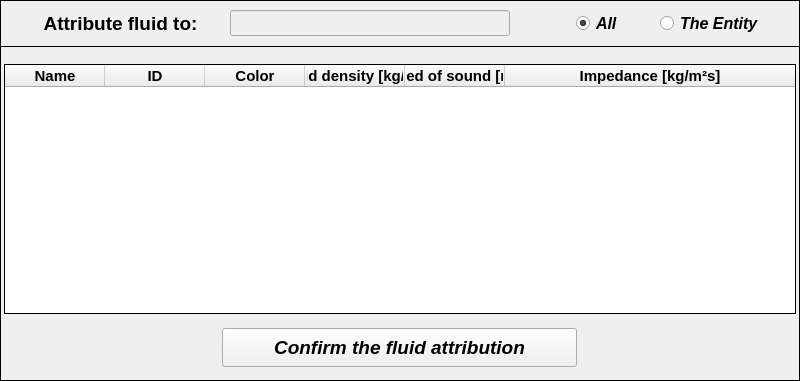
  <widget class="QFrame" name="frame_2">
   <property name="geometry">
    <rect>
     <x>0</x>
     <y>396</y>
     <width>800</width>
     <height>381</height>
    </rect>
   </property>
   <property name="minimumSize">
    <size>
     <width>800</width>
     <height>381</height>
    </size>
   </property>
   <property name="maximumSize">
    <size>
     <width>800</width>
     <height>381</height>
    </size>
   </property>
   <property name="frameShape">
    <enum>QFrame::Box</enum>
   </property>
   <property name="frameShadow">
    <enum>QFrame::Plain</enum>
   </property>
   <property name="lineWidth">
    <number>1</number>
   </property>
   <widget class="QTreeWidget" name="treeWidget_fluids">
    <property name="enabled">
     <bool>true</bool>
    </property>
    <property name="geometry">
     <rect>
      <x>4</x>
      <y>64</y>
      <width>792</width>
      <height>250</height>
     </rect>
    </property>
    <property name="minimumSize">
     <size>
      <width>792</width>
      <height>250</height>
     </size>
    </property>
    <property name="maximumSize">
     <size>
      <width>792</width>
      <height>250</height>
     </size>
    </property>
    <property name="font">
     <font>
      <family>Arial</family>
      <pointsize>11</pointsize>
      <weight>75</weight>
      <bold>true</bold>
     </font>
    </property>
    <property name="frameShape">
     <enum>QFrame::Panel</enum>
    </property>
    <property name="frameShadow">
     <enum>QFrame::Plain</enum>
    </property>
    <property name="lineWidth">
     <number>1</number>
    </property>
    <property name="midLineWidth">
     <number>0</number>
    </property>
    <property name="tabKeyNavigation">
     <bool>true</bool>
    </property>
    <property name="alternatingRowColors">
     <bool>true</bool>
    </property>
    <property name="indentation">
     <number>0</number>
    </property>
    <property name="itemsExpandable">
     <bool>true</bool>
    </property>
    <attribute name="headerVisible">
     <bool>true</bool>
    </attribute>
    <attribute name="headerCascadingSectionResizes">
     <bool>false</bool>
    </attribute>
    <attribute name="headerHighlightSections">
     <bool>false</bool>
    </attribute>
    <attribute name="headerShowSortIndicator" stdset="0">
     <bool>false</bool>
    </attribute>
    <column>
     <property name="text">
      <string>Name</string>
     </property>
     <property name="font">
      <font>
       <family>Arial</family>
       <pointsize>11</pointsize>
       <weight>75</weight>
       <bold>true</bold>
      </font>
     </property>
     <property name="textAlignment">
      <set>AlignCenter</set>
     </property>
     <property name="background">
      <color>
       <red>255</red>
       <green>255</green>
       <blue>255</blue>
      </color>
     </property>
     <property name="foreground">
      <brush brushstyle="SolidPattern">
       <color alpha="255">
        <red>0</red>
        <green>0</green>
        <blue>0</blue>
       </color>
      </brush>
     </property>
    </column>
    <column>
     <property name="text">
      <string>ID</string>
     </property>
     <property name="font">
      <font>
       <family>Arial</family>
       <pointsize>11</pointsize>
       <weight>75</weight>
       <bold>true</bold>
      </font>
     </property>
     <property name="textAlignment">
      <set>AlignCenter</set>
     </property>
     <property name="foreground">
      <brush brushstyle="SolidPattern">
       <color alpha="255">
        <red>0</red>
        <green>0</green>
        <blue>0</blue>
       </color>
      </brush>
     </property>
    </column>
    <column>
     <property name="text">
      <string>Color</string>
     </property>
     <property name="font">
      <font>
       <family>Arial</family>
       <pointsize>11</pointsize>
       <weight>75</weight>
       <bold>true</bold>
      </font>
     </property>
     <property name="textAlignment">
      <set>AlignCenter</set>
     </property>
     <property name="foreground">
      <brush brushstyle="SolidPattern">
       <color alpha="255">
        <red>0</red>
        <green>0</green>
        <blue>0</blue>
       </color>
      </brush>
     </property>
    </column>
    <column>
     <property name="text">
      <string>Fluid density [kg/m³]</string>
     </property>
     <property name="font">
      <font>
       <family>Arial</family>
       <pointsize>11</pointsize>
       <weight>75</weight>
       <bold>true</bold>
      </font>
     </property>
     <property name="textAlignment">
      <set>AlignCenter</set>
     </property>
     <property name="foreground">
      <brush brushstyle="SolidPattern">
       <color alpha="255">
        <red>0</red>
        <green>0</green>
        <blue>0</blue>
       </color>
      </brush>
     </property>
    </column>
    <column>
     <property name="text">
      <string>Speed of sound [m/s]</string>
     </property>
     <property name="font">
      <font>
       <family>Arial</family>
       <pointsize>11</pointsize>
       <weight>75</weight>
       <bold>true</bold>
      </font>
     </property>
     <property name="textAlignment">
      <set>AlignCenter</set>
     </property>
     <property name="foreground">
      <brush brushstyle="SolidPattern">
       <color alpha="255">
        <red>0</red>
        <green>0</green>
        <blue>0</blue>
       </color>
      </brush>
     </property>
    </column>
    <column>
     <property name="text">
      <string>Impedance [kg/m²s]</string>
     </property>
     <property name="font">
      <font>
       <family>Arial</family>
       <pointsize>11</pointsize>
       <weight>75</weight>
       <bold>true</bold>
      </font>
     </property>
     <property name="textAlignment">
      <set>AlignCenter</set>
     </property>
     <property name="foreground">
      <brush brushstyle="SolidPattern">
       <color alpha="255">
        <red>0</red>
        <green>0</green>
        <blue>0</blue>
       </color>
      </brush>
     </property>
    </column>
   </widget>
   <widget class="QPushButton" name="pushButton_confirm">
    <property name="geometry">
     <rect>
      <x>222</x>
      <y>328</y>
      <width>355</width>
      <height>39</height>
     </rect>
    </property>
    <property name="font">
     <font>
      <family>Arial</family>
      <pointsize>14</pointsize>
      <weight>75</weight>
      <italic>true</italic>
      <bold>true</bold>
     </font>
    </property>
    <property name="autoFillBackground">
     <bool>false</bool>
    </property>
    <property name="styleSheet">
     <string notr="true">color: rgb(0, 0, 0);
selection-background-color: rgb(62, 255, 62);</string>
    </property>
    <property name="text">
     <string>Confirm the fluid attribution</string>
    </property>
    <property name="shortcut">
     <string>Shift+C</string>
    </property>
    <property name="default">
     <bool>false</bool>
    </property>
   </widget>
   <widget class="QFrame" name="frame">
    <property name="geometry">
     <rect>
      <x>0</x>
      <y>0</y>
      <width>800</width>
      <height>47</height>
     </rect>
    </property>
    <property name="minimumSize">
     <size>
      <width>800</width>
      <height>0</height>
     </size>
    </property>
    <property name="maximumSize">
     <size>
      <width>800</width>
      <height>16777215</height>
     </size>
    </property>
    <property name="frameShape">
     <enum>QFrame::Box</enum>
    </property>
    <property name="frameShadow">
     <enum>QFrame::Plain</enum>
    </property>
    <property name="lineWidth">
     <number>1</number>
    </property>
    <widget class="QRadioButton" name="radioButton_entity">
     <property name="geometry">
      <rect>
       <x>660</x>
       <y>12</y>
       <width>103</width>
       <height>23</height>
      </rect>
     </property>
     <property name="font">
      <font>
       <family>Arial</family>
       <pointsize>12</pointsize>
       <weight>75</weight>
       <italic>true</italic>
       <bold>true</bold>
       <stylestrategy>PreferAntialias</stylestrategy>
      </font>
     </property>
     <property name="text">
      <string>The Entity</string>
     </property>
     <property name="checked">
      <bool>false</bool>
     </property>
    </widget>
    <widget class="QRadioButton" name="radioButton_all">
     <property name="geometry">
      <rect>
       <x>576</x>
       <y>12</y>
       <width>59</width>
       <height>23</height>
      </rect>
     </property>
     <property name="font">
      <font>
       <family>Arial</family>
       <pointsize>12</pointsize>
       <weight>75</weight>
       <italic>true</italic>
       <bold>true</bold>
       <stylestrategy>PreferAntialias</stylestrategy>
      </font>
     </property>
     <property name="text">
      <string>All</string>
     </property>
     <property name="checked">
      <bool>true</bool>
     </property>
    </widget>
    <widget class="QLabel" name="label">
     <property name="geometry">
      <rect>
       <x>22</x>
       <y>10</y>
       <width>197</width>
       <height>28</height>
      </rect>
     </property>
     <property name="font">
      <font>
       <family>Arial</family>
       <pointsize>14</pointsize>
       <weight>75</weight>
       <bold>true</bold>
      </font>
     </property>
     <property name="text">
      <string>&lt;html&gt;&lt;head/&gt;&lt;body&gt;&lt;p align=&quot;center&quot;&gt;Attribute fluid to:&lt;/p&gt;&lt;/body&gt;&lt;/html&gt;</string>
     </property>
     <property name="textFormat">
      <enum>Qt::AutoText</enum>
     </property>
     <property name="alignment">
      <set>Qt::AlignCenter</set>
     </property>
    </widget>
    <widget class="QLineEdit" name="lineEdit_selected_ID">
     <property name="enabled">
      <bool>false</bool>
     </property>
     <property name="geometry">
      <rect>
       <x>230</x>
       <y>10</y>
       <width>280</width>
       <height>26</height>
      </rect>
     </property>
     <property name="minimumSize">
      <size>
       <width>280</width>
       <height>26</height>
      </size>
     </property>
     <property name="maximumSize">
      <size>
       <width>280</width>
       <height>26</height>
      </size>
     </property>
     <property name="font">
      <font>
       <family>Arial</family>
       <pointsize>11</pointsize>
       <weight>75</weight>
       <italic>true</italic>
       <bold>true</bold>
      </font>
     </property>
     <property name="focusPolicy">
      <enum>Qt::ClickFocus</enum>
     </property>
     <property name="styleSheet">
      <string notr="true">color: rgb(0, 0, 0);</string>
     </property>
     <property name="text">
      <string/>
     </property>
     <property name="alignment">
      <set>Qt::AlignCenter</set>
     </property>
    </widget>
   </widget>
  </widget>
